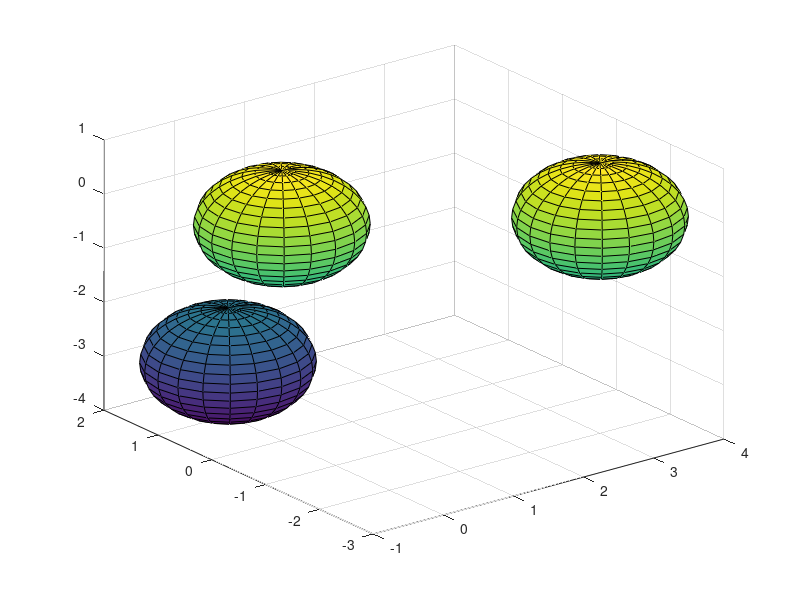

Reproduce this figure in MATLAB.
%% Plot Multiple Spheres
% Define |x|, |y|, and |z| as coordinates of a sphere. 

% Copyright 2015 The MathWorks, Inc.


[x,y,z] = sphere;

%%
% Plot a sphere centered at the origin. Plot two more spheres centered at
% |(3,-2,0)| and |(0,1,-3)|.

figure
surf(x,y,z)

hold on 
surf(x+3,y-2,z) % centered at (3,-2,0) 
surf(x,y+1,z-3) % centered at (0,1,-3)


